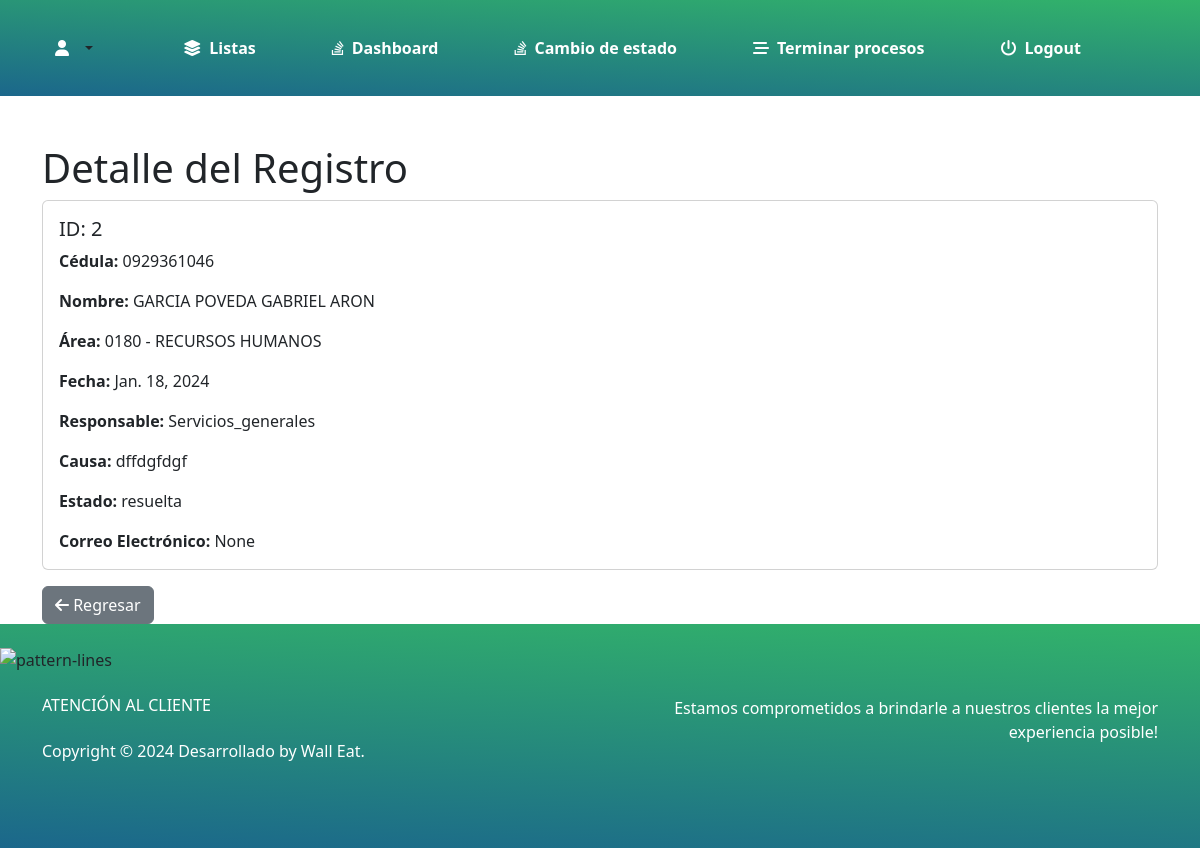
/detalle/Sugerencia/2/, run on the app's committed database.
### myapp/models.py (models this page shows)
class Registro(models.Model):
    usuario = models.ForeignKey('Usuario', on_delete=models.CASCADE, related_name='%(class)ss', null=True)
    fecha = models.DateField(default=date.today)
    RESPONSABLE_CHOICES = [
        ('Comunicacion_cultura', 'Comunicación clima y cultura'),
        ('Desarrollo_laboral', 'Desarrollo y relaciones laborales'),
        ('Nomina_compensaciones', 'Nomina y compensaciones'),
        ('Seguridad_salud_ambiente', 'Seguridad, salud y ambiente'),
        ('Servicios_generales', 'Servicios generales'),
        ('Campo', 'Campo'),
        ('Fabrica', 'Fabrica'),
    ]
    responsable = models.CharField(max_length=50, choices=RESPONSABLE_CHOICES)
    causa = models.TextField()
    ESTADO_CHOICES = [
        ('pendiente', 'Pendiente'),
        ('en_revision', 'En revisión'),
        ('resuelta', 'Resuelta'),
    ]
    estado = models.CharField(max_length=20, choices=ESTADO_CHOICES)
    CORREO_CHOICES = [
        ('arongarcia558@gmail.com', 'arongarcia558@gmail.com'),
        ('ggarciap3@unemi.edu.ec', 'ggarciap3@unemi.edu.ec'),
    ]
    correo = models.CharField(max_length=254, choices=CORREO_CHOICES, verbose_name='Correo Electrónico', blank=True, null=True)
    class Meta:
        abstract = True

class Sugerencia(Registro):
    tipo_proceso = models.CharField(max_length=20, default='Sugerencia')

class Usuario(models.Model):
    cedula = models.CharField(max_length=10, primary_key=True)
    nombre = models.CharField(max_length=255)
    area = models.CharField(max_length=50)
    departamento = models.CharField(max_length=50)
    cargo = models.CharField(max_length=50)
    tipo_empleado = models.CharField(max_length=20)
    tipo_contrato = models.CharField(max_length=20)
    class Meta:
        db_table = 'usuario'

### myapp/views.py (the view)
# urls.py: path('detalle/<str:modelo>/<int:pk>/', views.detalle, name='detalle'),
def detalle(request, modelo, pk):
    model_map = {
        'Sugerencia': Sugerencia,
        'Queja': Queja,
        'Peticion': Peticion,
        'Reclamo': Reclamo,
    }
    model = model_map.get(modelo)
    registro = get_object_or_404(model, pk=pk)
    return render(request, 'detalle.html', {'registro': registro})

### myapp/templates/detalle.html (shortened to what this page needs)
{% extends "base_admin.html" %}
{% load static %}
{% block content %}
<div class="container">
    <h1 class="mt-5">Detalle del Registro</h1>
    <div class="card">
        <div class="card-body">
            <h5 class="card-title">ID: {{ registro.id }}</h5>
            <div class="row">
                <div class="col-md-6">
                    <p class="card-text"><strong>Cédula:</strong> {{ registro.usuario.cedula }}</p>
                    <p class="card-text"><strong>Nombre:</strong> {{ registro.usuario.nombre }}</p>
                    <p class="card-text"><strong>Área:</strong> {{ registro.usuario.area }}</p>
                    <p class="card-text"><strong>Fecha:</strong> {{ registro.fecha }}</p>
                    <p class="card-text"><strong>Responsable:</strong> {{ registro.responsable }}</p>
                    <p class="card-text"><strong>Causa:</strong> {{ registro.causa }}</p>
                    <p class="card-text"><strong>Estado:</strong> {{ registro.estado }}</p>
                    <p class="card-text"><strong>Correo Electrónico:</strong> {{ registro.correo }}</p>
                </div>
                <div class="col-md-6">
                </div>
            </div>
        </div>
    </div>
    <div class="text-left mt-3">
        <a href="{% url 'procesos_terminados' %}" class="btn btn-secondary"><i class="fas fa-arrow-left"></i> Regresar</a>
    </div>
</div>
{% endblock %}

### myapp/static/css/style.css (style rules this page uses)
body, html { min-height: 100vh; margin: 0; display: flex; flex-direction: column; }

### data on the page
Sugerencia: id "2", usuario.cedula "0929361046", usuario.nombre "GARCIA POVEDA GABRIEL ARON", usuario.area "0180 - RECURSOS HUMANOS", fecha "Jan. 18, 2024", responsable "Servicios_generales", causa "dffdgfdgf", estado "resuelta", correo "None"
